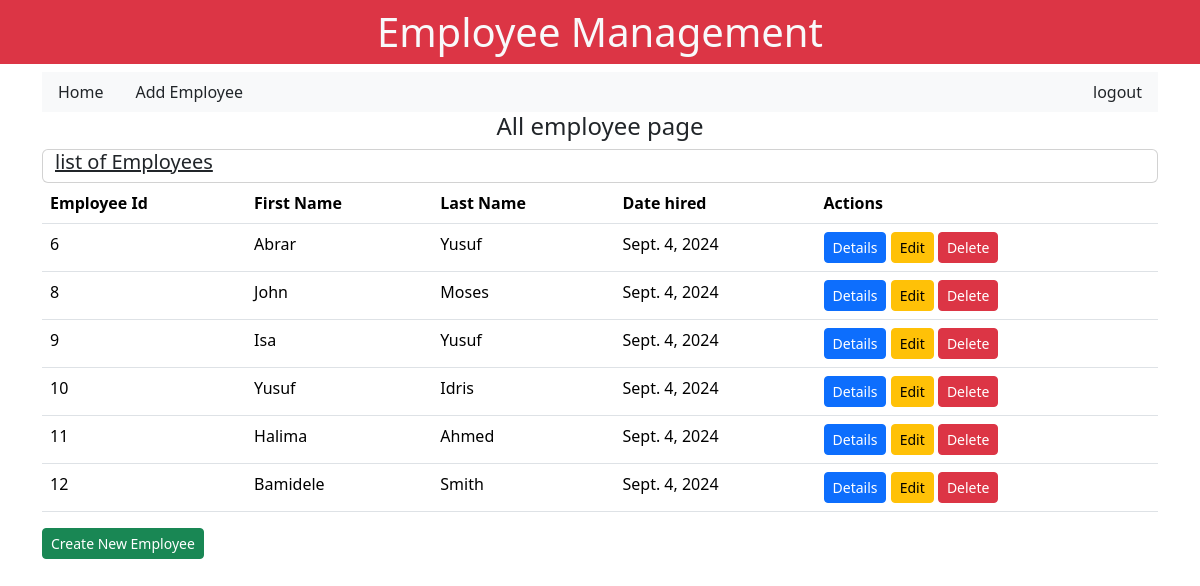
The app's page /allemployees/ with its own data.
### emp/models.py (models this page shows, shortened)
class Employee(models.Model):
    firstName = models.CharField(max_length=60, blank=True)
    lastName = models.CharField(max_length=60)
    titleName = models.CharField(max_length=60)
    hasPassport = models.BooleanField()
    salary = models.FloatField()
    birthDate = models.DateField()
    hireDate = models.DateField()
    age = models.IntegerField(default=None)
    country = models.CharField(max_length=60, default='')
    dept = models.CharField(max_length=60, default='')
    email = models.EmailField(max_length=100, default=None)
    phoneNumber = models.CharField(max_length=20, default=None)

### emp/views.py (the view)
# urls.py: path('', views.allemployees, name='allemployees'),
def allemployees(request):
    employees = Employee.objects.all()
    dict = {'allemployees': employees}
    return render(request, 'emp/allemployees.html', context=dict)

### templates/emp/allemployees.html
{% extends 'base.html' %}
{% block content %}
<h4 class="text-center">All employee page</h4>
<div class="container card">
    <h5 class="text-decoration-underline">list of Employees</h5>
</div>
    <table class="table">
        <thead>
            <tr>
                <th>Employee Id</th>
                <th>First Name</th>
                <th>Last Name</th>
                <th>Date hired</th>
                <th>Actions</th>
            </tr>
        </thead>
        <tbody>
            {% if allemployees %}
            {% for eachemployee in allemployees %}
                <tr>
                    <td>{{eachemployee.id}}</td>
                    <td>{{eachemployee.firstName}}</td>
                    <td>{{eachemployee.lastName}}</td>
                    <td>{{eachemployee.hireDate}}</td>
                    <td>
                        <a class="btn btn-primary btn-sm" href="{% url 'employeedetails' eachemployee.id %}">Details</a>
                        <a class="btn btn-warning btn-sm" href="{% url 'employeeupdate' eachemployee.id %}">Edit</a>
                        <a class="btn btn-danger btn-sm" href="{% url 'employeedelete' eachemployee.id %}">Delete</a>
                    </td>
                </tr>
            {% endfor %}
            {% endif %}
        </tbody>
    </table>
    <div>
         <a class="btn btn-success btn-sm" href="{% url 'addemployee' %}" >Create New Employee</a>
     </div>
{% endblock %}

### emp/templates/base.html (shortened to what this page needs)
<!doctype html>
<html lang="en">
  <head>
    <link href="https://cdn.jsdelivr.net/npm/bootstrap@5.3.3/dist/css/bootstrap.min.css" rel="stylesheet">
  </head>
  <body>
    <h1 class="text-center bg-danger p-2 text-light">Employee Management</h1>
    <div class="maincontent container">
      {% include 'navbar.html' %}
      {% block content %}
      {% endblock %}
    </div>
  </body>
</html>

### emp/templates/navbar.html
<div class="header d-flex justify-content-between bg-light" >
    <nav class="nav">
        <a class="nav-link text-dark" href="http://127.0.0.1:8000">Home</a>
        <a class="nav-link text-dark" href="{% url 'addemployee' %}">Add Employee</a>
      </nav>
      <ul class="nav justify-content-end">
        <li class="nav-item">
          <a class="nav-link text-dark" href="#">logout</a>
        </li>
      </ul>
</div>

### records on screen
Employee: id "6", firstName "Abrar", lastName "Yusuf", hireDate "Sept. 4, 2024"
Employee: id "8", firstName "John", lastName "Moses", hireDate "Sept. 4, 2024"
Employee: id "9", firstName "Isa", lastName "Yusuf", hireDate "Sept. 4, 2024"
Employee: id "10", firstName "Yusuf", lastName "Idris", hireDate "Sept. 4, 2024"
Employee: id "11", firstName "Halima", lastName "Ahmed", hireDate "Sept. 4, 2024"
Employee: id "12", firstName "Bamidele", lastName "Smith", hireDate "Sept. 4, 2024"
